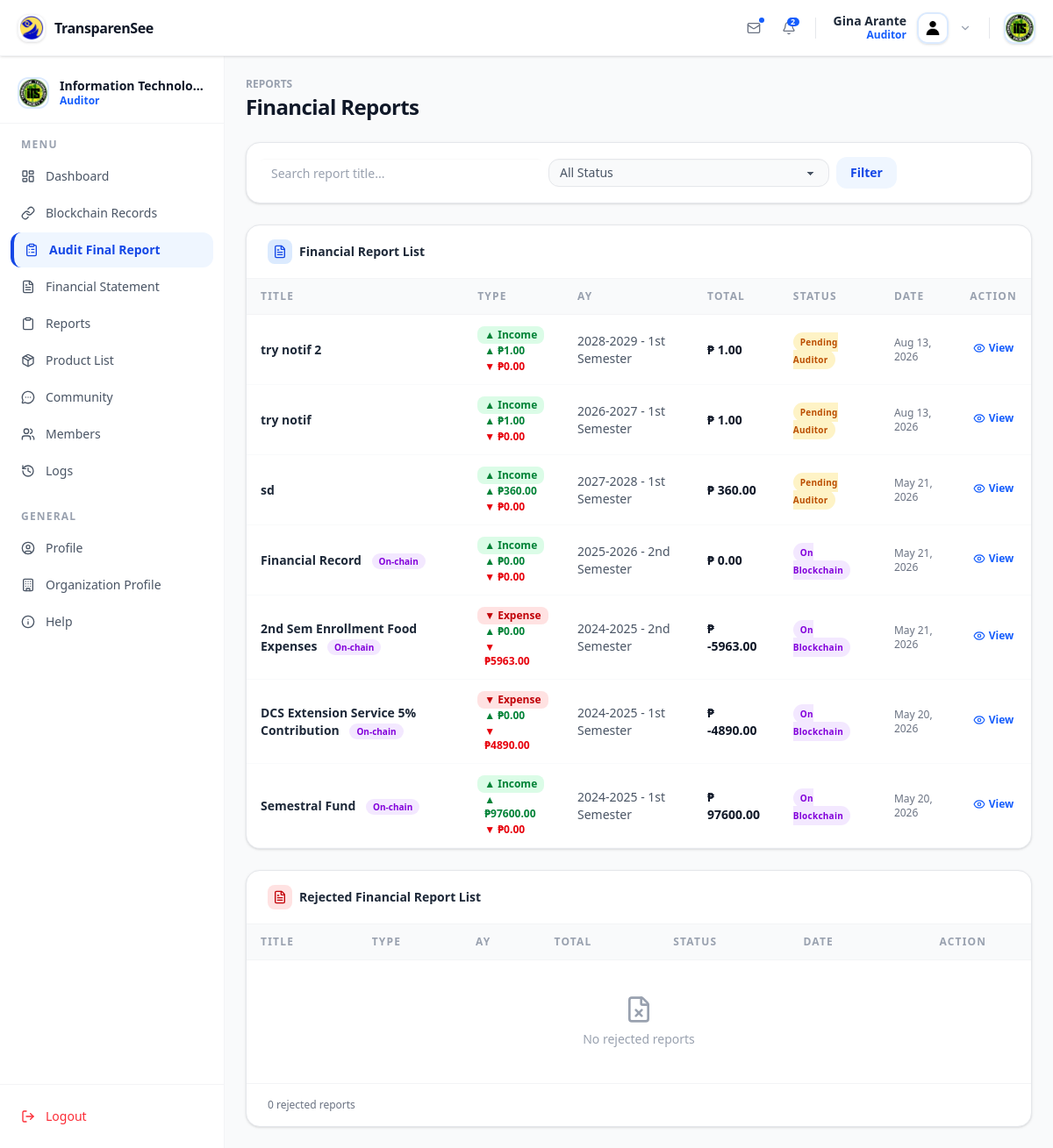
The app's page /reports/ (signed in), older data.
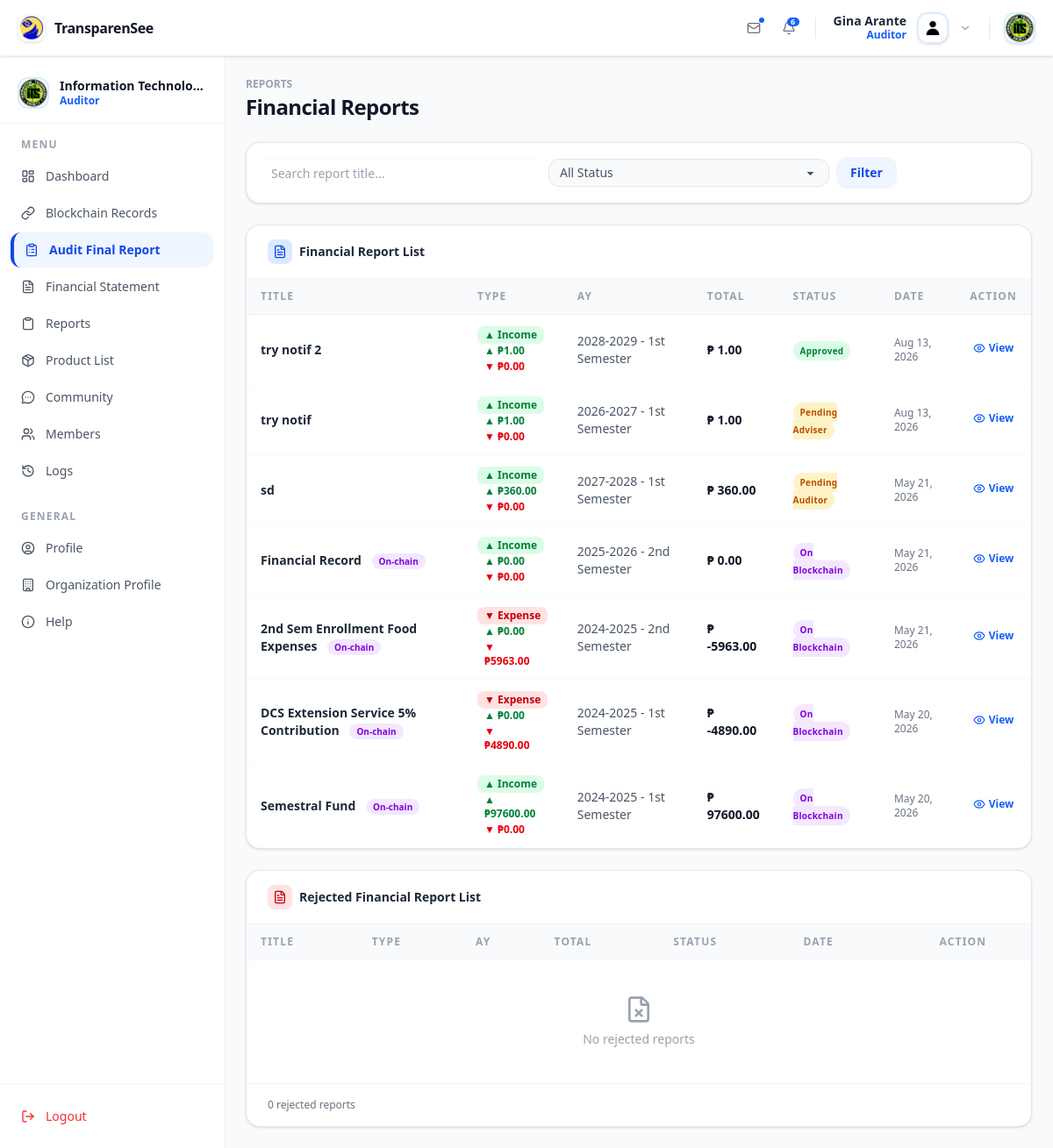
The same page, newer data.
### app/models.py (models this page shows, shortened)
class FinancialReport(models.Model):
    STATUS_CHOICES = [
        ('draft', 'Draft'),
        ('pending_auditor', 'Pending Auditor'),
        ('pending_president', 'Pending President'),
        ('pending_adviser', 'Pending Adviser'),
        ('pending_co_adviser', 'Pending Co-Adviser'),
        ('approved', 'Approved'),
        ('rejected', 'Rejected'),
        ('on_blockchain', 'On Blockchain'),
    ]
    organization = models.ForeignKey(
        Organization,
        on_delete=models.CASCADE,
        related_name='financial_reports'
    )
    created_by = models.ForeignKey(
        User,
        on_delete=models.SET_NULL,
        null=True,
        related_name='created_reports'
    )
    academic_year = models.ForeignKey(
        AcademicYear,
        on_delete=models.SET_NULL,
        null=True,
        related_name='financial_reports'
    )
    title = models.CharField(max_length=200)
    status = models.CharField(max_length=30, choices=STATUS_CHOICES, default='draft')
    auditor_approved_by = models.ForeignKey(
        User, on_delete=models.SET_NULL, null=True, blank=True,
        related_name='auditor_approved_reports'
    )
    auditor_approved_at = models.DateTimeField(null=True, blank=True)
    auditor_remarks = models.TextField(blank=True, null=True)
    president_approved_by = models.ForeignKey(
        User, on_delete=models.SET_NULL, null=True, blank=True,
        related_name='president_approved_reports'
    )
    president_approved_at = models.DateTimeField(null=True, blank=True)
    president_remarks = models.TextField(blank=True, null=True)
    co_adviser_approved_by = models.ForeignKey(
        User, on_delete=models.SET_NULL, null=True, blank=True,
        related_name='co_adviser_approved_reports'
    )
    co_adviser_approved_at = models.DateTimeField(null=True, blank=True)
    co_adviser_remarks = models.TextField(blank=True, null=True)
    adviser_approved_by = models.ForeignKey(
        User, on_delete=models.SET_NULL, null=True, blank=True,
        related_name='adviser_approved_reports'
    )
    adviser_approved_at = models.DateTimeField(null=True, blank=True)
    adviser_remarks = models.TextField(blank=True, null=True)
    blockchain_hash = models.CharField(max_length=255, blank=True, null=True)
    blockchain_recorded_at = models.DateTimeField(null=True, blank=True)
    created_at = models.DateTimeField(auto_now_add=True)
    updated_at = models.DateTimeField(auto_now=True)
    class Meta:
        ordering = ['-created_at']

class AcademicYear(models.Model):
    SEMESTER_CHOICES = [
        ('1stSem', '1st Semester'),
        ('2ndSem', '2nd Semester'),
    ]
    academic_year = models.CharField(max_length=20)
    semester = models.CharField(max_length=10, choices=SEMESTER_CHOICES)
    class Meta:
        unique_together = ['academic_year', 'semester']
        ordering = ['-academic_year', 'semester']
    def __str__(self):
        return f'{self.academic_year} - {self.get_semester_display()}'

### app/views/organization_officers/officers.py (the view)
# urls.py: path('reports/', ReportListView.as_view(), name='reports'),
class ReportListView(RoleRequireMixin, ListView):
    role_required = ['treasurer', 'auditor', 'vice_president', 'president', 'adviser', 'co_adviser', 'head', 'campus_admin']
    model = FinancialReport
    template_name = 'app/officer/treasurer/report_list.html'
    paginate_by = 10
    role_templates = {
        "treasurer": "app/officer/treasurer/sidebar.html",
        "auditor": "app/officer/auditor/sidebar.html",
        "president": "app/officer/president/sidebar.html",
        "vice_president": "app/officer/president/sidebar.html",
        "adviser": "app/adviser/sidebar.html",
        "co_adviser": "app/adviser/sidebar.html",
        "head": "app/heads/sidebar.html",
        "campus_admin": "app/campus_admin/sidebar.html",
    }
    def get_report_annotations(self):
        total_income = Coalesce(
            Sum('entries__amount', filter=Q(entries__entry_type='income')),
            Decimal('0'),
            output_field=DecimalField()
        )
        total_expense = Coalesce(
            Sum('entries__amount', filter=Q(entries__entry_type='expense')),
            Decimal('0'),
            output_field=DecimalField()
        )
        return {
            'total_income': total_income,
            'total_expense': total_expense,
            'income_count': Count('entries', filter=Q(entries__entry_type='income')),
            'expense_count': Count('entries', filter=Q(entries__entry_type='expense')),
            'net_amount': ExpressionWrapper(
                total_income - total_expense,
                output_field=DecimalField()
            ),
        }
    def get_organization(self, user):
        if hasattr(user, 'officer'):
            return user.officer.organization
        elif hasattr(user, 'adviser'):
            return user.adviser.organization
        elif hasattr(user, 'co_adviser'):
            return user.co_adviser.organization
        return None
    def get_queryset(self):
        user = self.request.user
        qs = super().get_queryset().select_related(
            'organization', 'created_by', 'academic_year'
        ).prefetch_related('entries')
        org = self.get_organization(user)
        if org:
            qs = qs.filter(organization=org)
        search = self.request.GET.get('search', '').strip()
        if search:
            qs = qs.filter(title__icontains=search)
        status = self.request.GET.get('status', '').strip()
        if status:
            qs = qs.filter(status=status)
        return qs.annotate(**self.get_report_annotations()).order_by('-created_at')
    def get_context_data(self, **kwargs):
        context = super().get_context_data(**kwargs)
        user = self.request.user
        org = self.get_organization(user)
        context['base_template'] = self.role_templates.get(user.role, 'app/base.html')
        context['reports'] = context['object_list']
        context['status_choices'] = FinancialReport.STATUS_CHOICES
        context['rejected_reports'] = FinancialReport.objects.filter(
            organization=org, status='rejected'
        ).annotate(**self.get_report_annotations())
        return context

### app/context_processors.py (called while the page is built)
def notifications(request):
    if request.user.is_authenticated:
        notifications = Notification.objects.filter(
            recipient=request.user
        ).order_by("-created_at")[:5]
        unread_count = Notification.objects.filter(
            recipient=request.user,
            is_read=False
        ).count()
        return {
            "notifications": notifications,
            "unread_count": unread_count,
        }
    return {
        "notifications": [],
        "unread_count": 0,
    }

### app/views/mixins.py (called while the page is built)
    def dispatch(self, request, *args, **kwargs):
        if not request.user.is_authenticated:
            return self.handle_no_permission()
        required_roles = self.role_required
        if isinstance(required_roles, str):
            required_roles = [required_roles]
        if required_roles and request.user.role not in required_roles:
            raise PermissionDenied
        return super().dispatch(request, *args, **kwargs)

### app/templates/app/officer/treasurer/report_list.html (shortened to what the changed rows need)
{% extends base_template %}
{% load static %}
{% block con %}
<div class="px-6 py-6 flex flex-col gap-6 bg-gray-50 ">
  <div class="flex items-center justify-between">
    <div>
      <h1 class="text-2xl font-extrabold text-gray-900 tracking-tight">Financial Reports</h1>
    </div>
  </div>
  <div class="bg-white rounded-2xl border border-gray-200 shadow-sm overflow-hidden">
    <div class="overflow-x-auto">
      <table class="w-full text-sm">
        <thead class="bg-gray-50 border-b border-gray-100">
          <tr>
            <th class="px-4 py-3 text-left text-xs font-bold tracking-widest text-gray-400 uppercase">Title</th>
            <th class="px-4 py-3 text-left text-xs font-bold tracking-widest text-gray-400 uppercase">Type</th>
            <th class="px-4 py-3 text-left text-xs font-bold tracking-widest text-gray-400 uppercase">AY</th>
            <th class="px-4 py-3 text-left text-xs font-bold tracking-widest text-gray-400 uppercase">Total</th>
            <th class="px-4 py-3 text-left text-xs font-bold tracking-widest text-gray-400 uppercase">Status</th>
            <th class="px-4 py-3 text-left text-xs font-bold tracking-widest text-gray-400 uppercase">Date</th>
            <th class="px-4 py-3 text-center text-xs font-bold tracking-widest text-gray-400 uppercase">Action</th>
          </tr>
        </thead>
        <tbody>
          {% for report in reports %}
          <tr class="border-b border-gray-50 hover:bg-gray-50 transition-colors">
            <td class="px-4 py-3 font-semibold text-gray-800">
              {{ report.title }}
            </td>
            <td class="px-4 py-3">
              {% if report.income_count %}
                <span class="inline-flex items-center gap-1 px-2 py-0.5 rounded-lg text-xs font-bold bg-green-100 text-green-700">▲ Income</span>
              {% endif %}
              <div class="flex px-2 flex-col gap-0.5">
                <span class="text-xs font-semibold text-green-700">▲ ₱{{ report.total_income|floatformat:2|default:"0.00" }}</span>
                <span class="text-xs font-semibold text-red-600">▼ ₱{{ report.total_expense|floatformat:2|default:"0.00" }}</span>
              </div>
            </td>
            <td class="px-4 py-3 text-gray-600">{{ report.academic_year }}</td>
            <td class="px-4 py-3 font-semibold text-gray-900">₱ {{ report.net_amount|floatformat:2 }}</td>
            <td class="px-4 py-3">
              <span class="px-2 py-1 text-[10px] font-bold rounded-full tracking-wide
                {% if report.status == 'approved' %}bg-green-100 text-green-700
                {% elif report.status == 'rejected' %}bg-red-100 text-red-700
                {% elif 'pending' in report.status %}bg-amber-100 text-amber-700
                {% elif report.status == 'on_blockchain' %}bg-purple-100 text-purple-700
                {% else %}bg-gray-100 text-gray-600{% endif %}">
                {{ report.get_status_display }}
              </span>
            </td>
            <td class="px-4 py-3 text-gray-500 text-xs">{{ report.created_at|date:"M d, Y" }}</td>
            <td class="px-4 py-3 text-center">
              <div class="inline-flex items-center gap-3">
                <a href="{% url 'report_detail' report.pk %}"
                  class="inline-flex items-center gap-1 text-blue-600 hover:text-blue-800 text-xs font-semibold">
                  <i data-lucide="eye" class="w-3.5 h-3.5"></i> View
                </a>
              </div>
            </td>
          </tr>
          {% endfor %}
        </tbody>
      </table>
    </div>
  </div>
  <div class="bg-white rounded-2xl border border-gray-200 shadow-sm overflow-hidden">
    <div class="overflow-x-auto">
      <table class="w-full text-sm">
        <thead class="bg-gray-50 border-b border-gray-100">
          <tr>
            <th class="px-4 py-3 text-left text-xs font-bold tracking-widest text-gray-400 uppercase">Title</th>
            <th class="px-4 py-3 text-left text-xs font-bold tracking-widest text-gray-400 uppercase">Type</th>
            <th class="px-4 py-3 text-left text-xs font-bold tracking-widest text-gray-400 uppercase">AY</th>
            <th class="px-4 py-3 text-left text-xs font-bold tracking-widest text-gray-400 uppercase">Total</th>
            <th class="px-4 py-3 text-left text-xs font-bold tracking-widest text-gray-400 uppercase">Status</th>
            <th class="px-4 py-3 text-left text-xs font-bold tracking-widest text-gray-400 uppercase">Date</th>
            <th class="px-4 py-3 text-center text-xs font-bold tracking-widest text-gray-400 uppercase">Action</th>
          </tr>
        </thead>
      </table>
    </div>
  </div>
</div>
{% endblock con %}

### app/templates/app/officer/officer_navbar.html (shortened to what this page needs)
{% load static %}
<div class="navbar bg-white border-b border-gray-100 shadow-sm flex justify-between z-99 px-4 h-16">
  <div class="flex items-center gap-2">
    <a class="flex items-center gap-2.5 px-1">
      <div class="w-8 h-8 rounded-xl overflow-hidden shadow-sm border border-gray-100">
        <img src="{% static 'images/TransparenSee_Logo.png' %}" alt="TransparenSee" class="w-full h-full object-cover" />
      </div>
      <span class="text-base font-extrabold text-gray-900 tracking-tight hidden sm:block">TransparenSee</span>
    </a>
  </div>
  <div class="hidden lg:flex items-center gap-3">
    <div class="flex items-center gap-1">
      <button class="w-9 h-9 flex items-center justify-center rounded-xl text-gray-500 hover:bg-blue-50 hover:text-blue-700 transition-colors duration-200 relative">
        <i data-lucide="mail" class="w-4 h-4"></i>
        <span class="absolute top-1.5 right-1.5 w-1.5 h-1.5 bg-blue-600 rounded-full"></span>
      </button>
      <div class="dropdown dropdown-end">
        <label tabindex="0" class="w-9 h-9 flex items-center justify-center rounded-xl text-gray-500 hover:bg-blue-50 hover:text-blue-700 transition-colors duration-200 relative cursor-pointer">
          <i data-lucide="bell" class="w-4 h-4"></i>
          {% if unread_count %}
          <span class="absolute top-1.5 right-1.5 min-w-3.5 h-2.5 px-0.75 flex items-center rounded-full justify-center bg-blue-600 text-white text-[9px] font-bold leading-none">
            {{ unread_count }}
          </span>
          {% endif %}
        </label>
      </div>
    </div>
    <div class="dropdown dropdown-end">
      <div tabindex="0" role="button" class="flex items-center gap-3 px-2 py-1.5 rounded-xl hover:bg-gray-50 cursor-pointer transition-colors duration-200">
        <div class="flex flex-col items-end">
          <p class="text-sm font-semibold text-gray-800 leading-tight">{{ user.first_name }} {{ user.last_name }}</p>
          <span class="text-xs font-bold text-blue-600 capitalize">{{ user.get_role_display }}</span>
        </div>
        <div class="w-9 h-9 rounded-xl overflow-hidden border-2 border-blue-100 shadow-sm shrink-0">
          <img
            alt="Profile"
            src="{% if user.profile_image %}{{ user.profile_image.url }}{% else %}{% static 'images/default_profile_pic.jpg' %}{% endif %}"
            class="w-full h-full object-cover"
          />
        </div>
        <i data-lucide="chevron-down" class="w-3.5 h-3.5 text-gray-400"></i>
      </div>
    </div>
    <div class="flex items-center px-1">
      {% if user.role == 'super_admin' or user.role == 'campus_admin' %}
      <div class="w-9 h-9 rounded-xl overflow-hidden border-2 border-gray-100 shadow-sm">
        <img src="{% static 'images/cvsu_logo.jpg' %}" alt="CvSU" class="w-full h-full object-cover" />
      </div>
      {% elif user.role == 'treasurer' or user.role == 'auditor' or user.role == 'president'%}
      <div class="w-9 h-9 rounded-xl overflow-hidden border-2 border-blue-100 shadow-sm">
        <img
          src="{% if user.officer.organization.logo %}{{ user.officer.organization.logo.url }}{% else %}{% static 'images/default_profile_pic.jpg' %}{% endif %}"
          alt="Organization"
          class="w-full h-full object-cover"
        />
      </div>
      {% endif %}
    </div>
  </div>
</div>

Row changes from the older to the newer data that the page shows:
changed FinancialReport "try notif 2": status "Pending Auditor" → "Approved"
changed FinancialReport "try notif": status "Pending Auditor" → "Pending Adviser"
Text that changed along with them:
{{ unread_count }}: "2" → "6"
